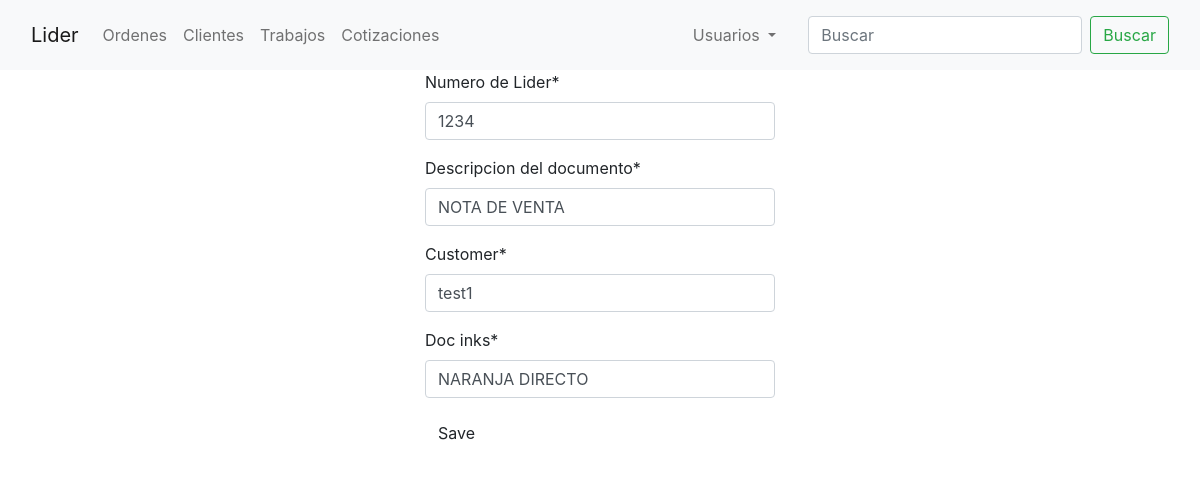
The page /trabajos/editar/1234/ on the database as committed earlier.
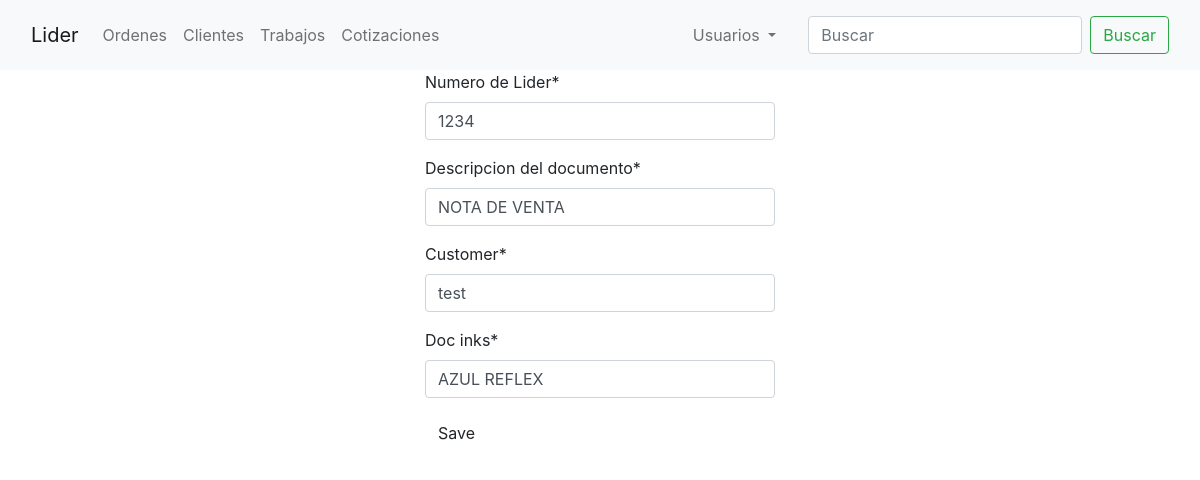
The same page on the database as committed later.
### orders/models.py (models this page shows, shortened)
class Lider(models.Model):
    lider_id = models.CharField('Numero de Lider', max_length=4,
                                validators=[RegexValidator(r'^\d{1,10}$')], primary_key=True)
    doc_description = models.CharField(verbose_name='Descripcion del documento',
                                       max_length=250, default='NOTA DE VENTA')
    customer = models.ForeignKey(Customer, on_delete=models.CASCADE, default='')
    doc_inks = models.CharField(max_length=14, choices=[('negra', 'NEGRA'),
                                                        ('reflex', 'AZUL REFLEX'),
                                                        ('rojo032', 'ROJO 032CV'),
                                                        ('naranjaDirecto', 'NARANJA DIRECTO')
                                                        ],
                                default='reflex')

### lider/views.py (the view, shortened to what this page needs)
# urls.py: path('editar/<int:pk>/', LiderUpdateView.as_view(), name='lider-update'),
class LiderUpdateView(UpdateView):
    model = Lider
    template_name = 'lider/lider_update.html'
    fields = '__all__'

### orders/models.py (called while the page is built)
    def __str__(self):
        return self.name_company

### lider/templates/lider/lider_update.html (shortened to what this page needs)
{% extends 'base.html' %}
{% load crispy_forms_tags %}
{% block content %}
    <div class="container">
        <div class="row justify-content-center">
            <form method="post" class="form-group col-md-4 col-md-offset-5 align-center">
                {{ form|crispy }}
                <input type="submit" value="Save" class="btn">
        </form>
  </div>
 </div>
{% endblock content %}

Rows that differ between the two databases and show on the page:
changed Lider "NOTA DE VENTA": customer "test1" → "test"; doc_inks "NARANJA DIRECTO" → "AZUL REFLEX"
